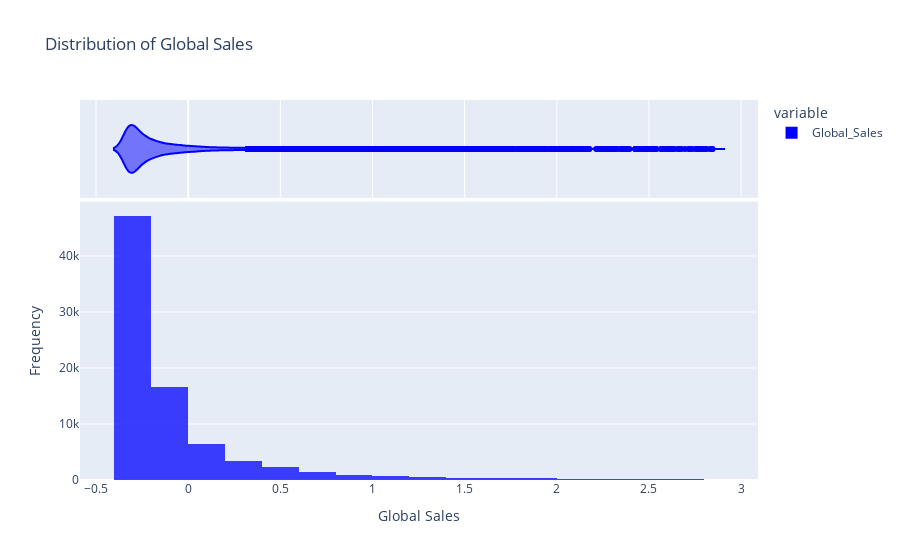
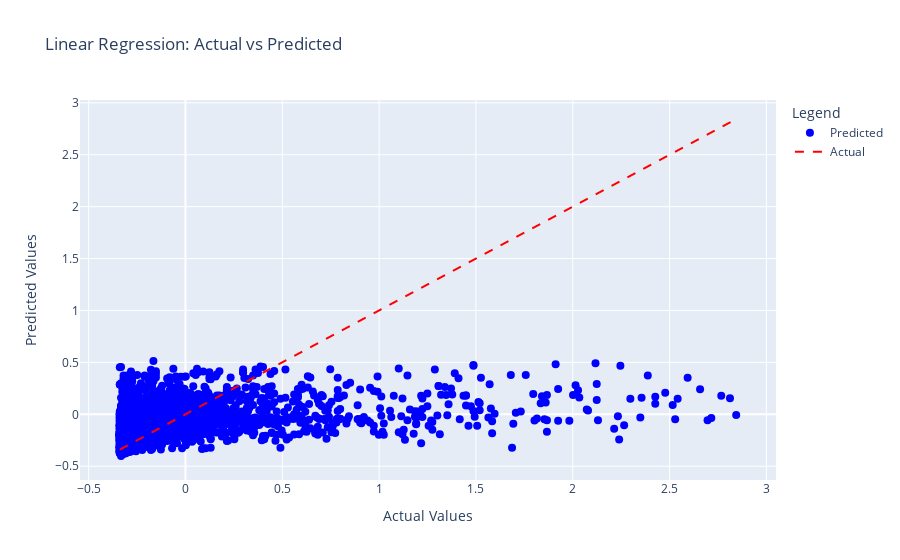
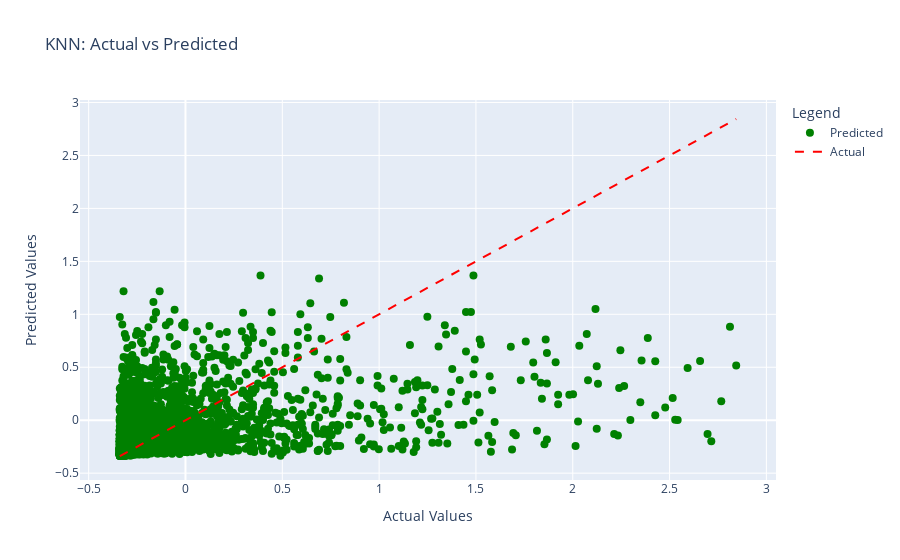

Notebook code for these charts, in order:
### Markdown cell above
# Visualization

### Code cell
# --- Visualization ---
# Plotting the distribution of the target variable
fig = px.histogram(y, nbins=30, marginal="violin", title="Distribution of Global Sales", 
                   labels={'value': 'Global Sales'}, opacity=0.75, histnorm='density')
fig.update_traces(marker_color='blue')  # Removed the 'line' argument
fig.update_layout(xaxis_title="Global Sales", yaxis_title="Frequency")
fig.show()

# Plotting the actual vs predicted values for Linear Regression
fig = go.Figure()
fig.add_trace(go.Scatter(x=y_test, y=y_pred_lr, mode='markers', name='Predicted', marker=dict(color='blue', size=8)))
fig.add_trace(go.Scatter(x=[min(y_test), max(y_test)], y=[min(y_test), max(y_test)], mode='lines', name='Actual', line=dict(color='red', dash='dash')))
fig.update_layout(title="Linear Regression: Actual vs Predicted",
                  xaxis_title="Actual Values",
                  yaxis_title="Predicted Values",
                  legend_title="Legend")
fig.show()

# Plotting the actual vs predicted values for KNN
fig = go.Figure()
fig.add_trace(go.Scatter(x=y_test, y=y_pred_knn, mode='markers', name='Predicted', marker=dict(color='green', size=8)))
fig.add_trace(go.Scatter(x=[min(y_test), max(y_test)], y=[min(y_test), max(y_test)], mode='lines', name='Actual', line=dict(color='red', dash='dash')))
fig.update_layout(title="KNN: Actual vs Predicted",
                  xaxis_title="Actual Values",
                  yaxis_title="Predicted Values",
                  legend_title="Legend")
fig.show()

### Figure 1 — Plotly figure (JSON) as saved in the notebook; plotly's stock layout.template omitted (floating-point values rounded to 4 significant figures; data arrays with more than 128 entries replaced by an {"elided": "..."} marker saying what was removed)
{"data": [{"alignmentgroup": "True", "bingroup": "x", "histnorm": "density", "hovertemplate": "variable=Global_Sales<br>Global Sales=%{x}<br>density=%{y}<extra></extra>", "legendgroup": "Global_Sales", "marker": {"color": "blue", "opacity": 0.75, "pattern": {"shape": ""}}, "name": "Global_Sales", "nbinsx": 30, "offsetgroup": "Global_Sales", "orientation": "v", "showlegend": true, "type": "histogram", "x": {"elided": "16195 float values"}, "xaxis": "x", "yaxis": "y"}, {"alignmentgroup": "True", "hovertemplate": "variable=Global_Sales<br>Global Sales=%{x}<extra></extra>", "legendgroup": "Global_Sales", "marker": {"color": "blue"}, "name": "Global_Sales", "offsetgroup": "Global_Sales", "scalegroup": "x", "showlegend": false, "type": "violin", "x": {"elided": "16195 float values"}, "xaxis": "x2", "yaxis": "y2"}], "layout": {"barmode": "relative", "legend": {"title": {"text": "variable"}, "tracegroupgap": 0}, "title": {"text": "Distribution of Global Sales"}, "xaxis": {"anchor": "y", "domain": [0, 1], "title": {"text": "Global Sales"}}, "xaxis2": {"anchor": "y2", "domain": [0, 1], "matches": "x", "showgrid": true, "showticklabels": false}, "yaxis": {"anchor": "x", "domain": [0, 0.7326], "title": {"text": "Frequency"}}, "yaxis2": {"anchor": "x2", "domain": [0.7426, 1], "matches": "y2", "showgrid": false, "showline": false, "showticklabels": false, "ticks": ""}}}

### Figure 2 — Plotly figure (JSON) as saved in the notebook; plotly's stock layout.template omitted (floating-point values rounded to 4 significant figures; data arrays with more than 128 entries replaced by an {"elided": "..."} marker saying what was removed)
{"data": [{"marker": {"color": "blue", "size": 8}, "mode": "markers", "name": "Predicted", "type": "scatter", "x": {"elided": "3239 float values"}, "y": {"elided": "3239 float values"}}, {"line": {"color": "red", "dash": "dash"}, "mode": "lines", "name": "Actual", "type": "scatter", "x": [-0.3392, 2.844], "y": [-0.3392, 2.844]}], "layout": {"legend": {"title": {"text": "Legend"}}, "title": {"text": "Linear Regression: Actual vs Predicted"}, "xaxis": {"title": {"text": "Actual Values"}}, "yaxis": {"title": {"text": "Predicted Values"}}}}

### Figure 3 — Plotly figure (JSON) as saved in the notebook; plotly's stock layout.template omitted (floating-point values rounded to 4 significant figures; data arrays with more than 128 entries replaced by an {"elided": "..."} marker saying what was removed)
{"data": [{"marker": {"color": "green", "size": 8}, "mode": "markers", "name": "Predicted", "type": "scatter", "x": {"elided": "3239 float values"}, "y": {"elided": "3239 float values"}}, {"line": {"color": "red", "dash": "dash"}, "mode": "lines", "name": "Actual", "type": "scatter", "x": [-0.3392, 2.844], "y": [-0.3392, 2.844]}], "layout": {"legend": {"title": {"text": "Legend"}}, "title": {"text": "KNN: Actual vs Predicted"}, "xaxis": {"title": {"text": "Actual Values"}}, "yaxis": {"title": {"text": "Predicted Values"}}}}
